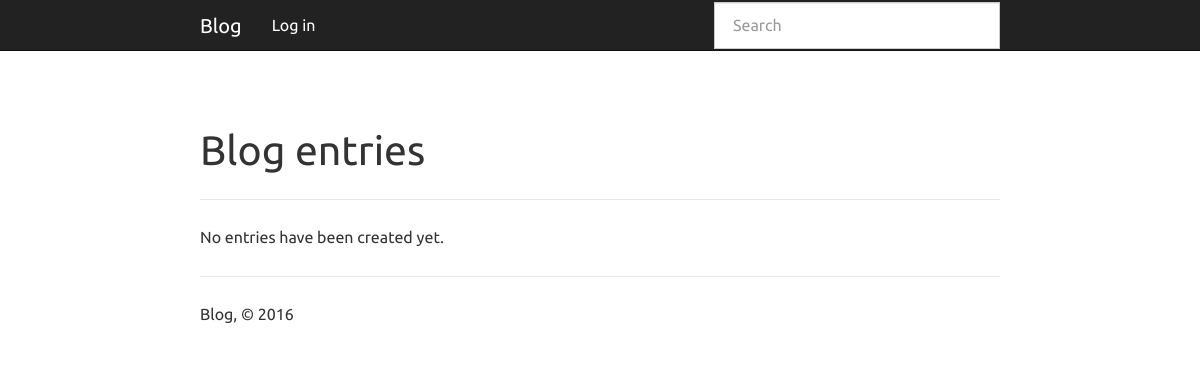
Before: / with the older database file.
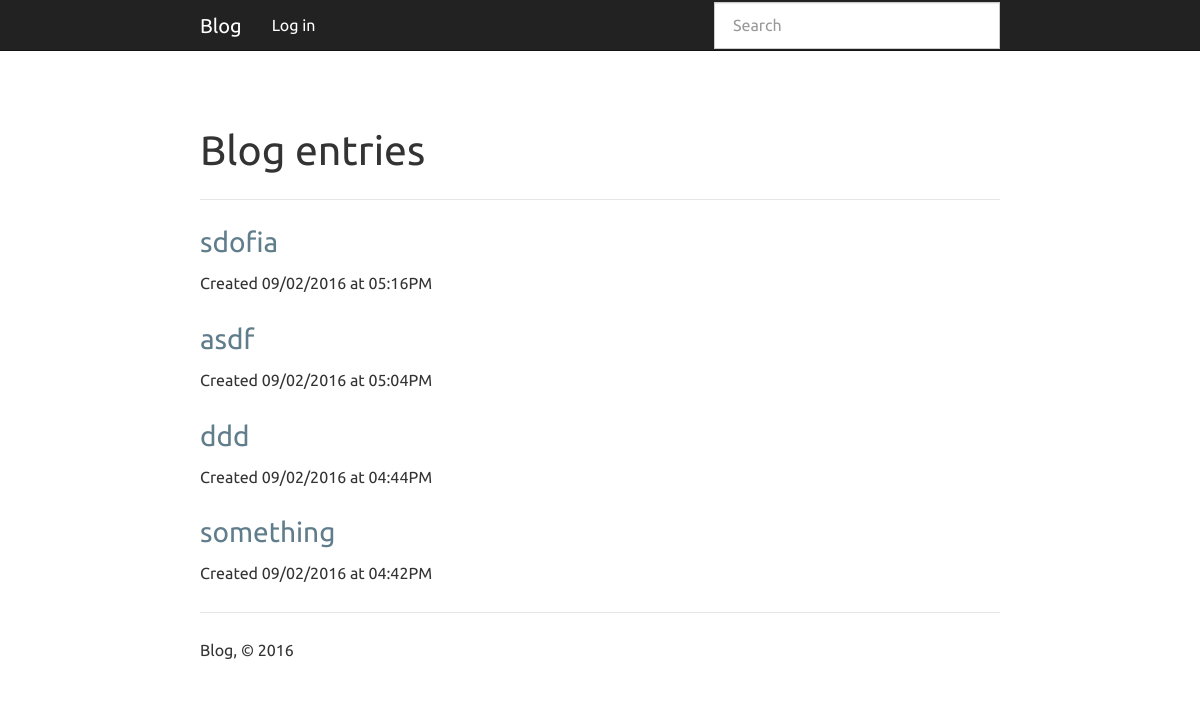
After: the same page with the newer database file.
### app.py (models this page shows, shortened)
class Entry(flask_db.Model):
    title = CharField()
    slug = CharField()
    content = TextField()
    published = BooleanField(index=True)
    timestamp = DateTimeField(default=datetime.datetime.now, index=True)
    @classmethod
    def public(cls):
        return Entry.select().where(Entry.published == True)

### app.py (the view)
@app.route('/')
def index():
    search_query = request.args.get('q')
    if search_query:
        query = Entry.search(search_query)
    else:
        query = Entry.public().order_by(Entry.timestamp.desc())
    return object_list(
        'index.html',
        query,
        search=search_query,
        check_bounds=False)

### templates/index.html (shortened to what this page needs)
{% extends "base.html" %}
{% block content_title %}{% if search %}Search "{{ search }}"{% else %}Blog entries{% endif %}{% endblock %}
{% block content %}
  {% for entry in object_list %}
    {% if search %}
      {% set entry = entry.entry %}
    {% endif %}
    <h3>
      <a href="{% if entry.published %}{{ url_for('detail', slug=entry.slug) }}{% else %}{{ url_for('edit', slug=entry.slug) }}{% endif %}">
        {{ entry.title }}
      </a>
    </h3>
    <p>Created {{ entry.timestamp.strftime('%m/%d/%Y at %I:%M%p') }}</p>
  {% else %}
    <p>No entries have been created yet.</p>
  {% endfor %}
{% endblock %}

### templates/base.html (shortened to what this page needs)
<!doctype html>
<html>
  <head>
    <link rel=stylesheet type=text/css href="{{ url_for('static', filename='css/blog.min.css') }}" />
    <link rel=stylesheet type=text/css href="{{ url_for('static', filename='css/hilite.css') }}" />
  </head>
  <body>
    <div class="navbar navbar-default navbar-static-top" role="navigation">
      <div class="container">
        <div class="navbar-header">
          <a class="navbar-brand" href="{{ url_for('index') }}">Blog</a>
        </div>
        <div class="navbar-collapse collapse">
          <ul class="nav navbar-nav">
            {% if session.logged_in %}
              <li><a href="{{ url_for('drafts') }}">Drafts</a></li>
              <li><a href="{{ url_for('create') }}">Create Entry</a></li>
              <li><a href="{{ url_for('logout') }}">Log out</a></li>
            {% else %}
              <li><a href="{{ url_for('login') }}">Log in</a></li>
            {% endif %}
          </ul>
          {% block search_bar %}
            <form action="{{ url_for('index') }}" class="navbar-form navbar-right" id="search-form" method="get" role="search">
              <div class="form-group">
                <input class="form-control" name="q" placeholder="Search" type="text" value="{% if search %}{{ search }}{% endif %}">
              </div>
            </form>
          {% endblock %}
        </div>
      </div>
    </div>
    <div class="container">
      {% block page_header %}
        <div class="page-header">
          <h1>{% block content_title %}{% endblock %}</h1>
        </div>
      {% endblock %}
      {% block content %}{% endblock %}
      <footer>
        <hr />
        <p>Blog, &copy; 2016</p>
      </footer>
    </div>
  </body>
</html>

Changed rows visible on the page:
now on this page (row edited): Entry: title "sdofia", timestamp "09/02/2016 at 05:16PM"
now on this page (row edited): Entry: title "asdf", timestamp "09/02/2016 at 05:04PM"
now on this page (row edited): Entry: title "ddd", timestamp "09/02/2016 at 04:44PM"
now on this page (row edited): Entry: title "something", timestamp "09/02/2016 at 04:42PM"
Other visible differences:
text no longer shown: "No entries have been created yet."
